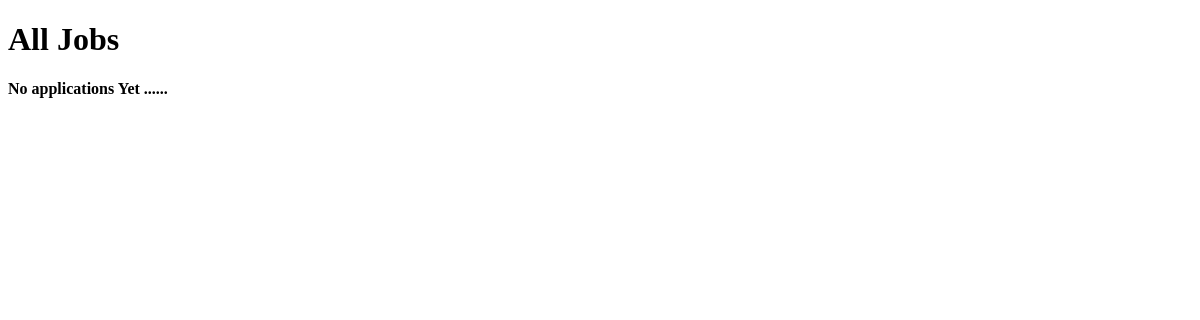
Page /js/applications/ (signed in) on the earlier database version.
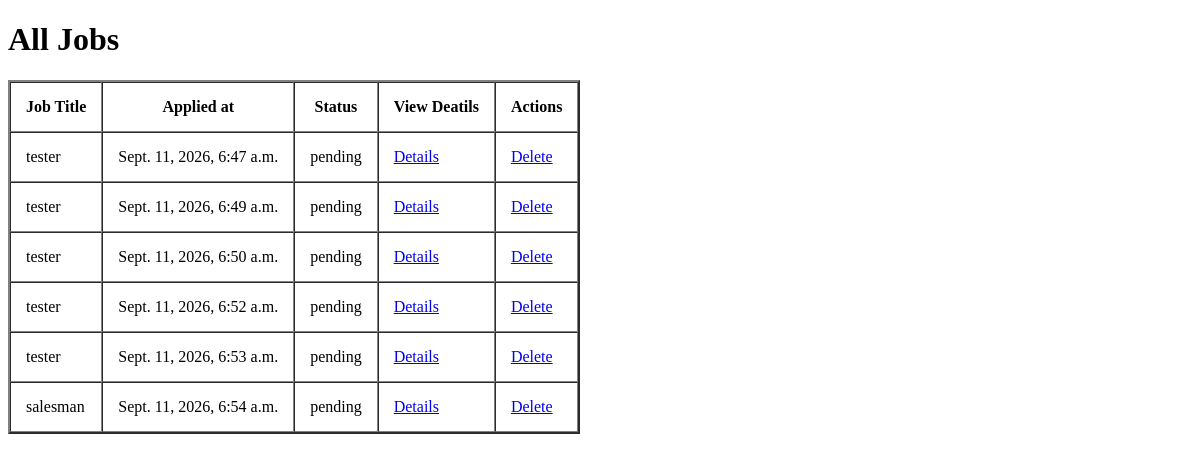
Same page on the later database version.
### recruiter/models.py (models this page shows, shortened)
class JobApplication(models.Model):
    job = models.ForeignKey(Job , on_delete=models.CASCADE , related_name="applications")
    jobseeker = models.ForeignKey(JobSeeker , on_delete=models.CASCADE , related_name="applications")
    applied_at = models.DateTimeField(auto_now_add=True)
    STATUS_CHOICES = (
        ('pending' , "Pending"),
        ("shortlisted" , "ShortListed"),
        ("rejected" , "Rejected"),
        ("selected" , "Selected")
    )
    status = models.CharField(max_length=25 , choices=STATUS_CHOICES , default="pending")

class Job(models.Model):
    JOB_TYPE_CHOICES = (
        ('full_time' , 'Full Time'),
        ('part_time' , 'Part Time'),
        ('internship' , 'Internship'),
        ('contract' , 'Contract')
    )
    job_type = models.CharField(max_length=100 , choices=JOB_TYPE_CHOICES , default='part_time')
    recruiter = models.ForeignKey(Recruiter , on_delete=models.CASCADE , related_name="jobs")
    category = models.ForeignKey(JobCategory , on_delete=models.CASCADE , related_name="jobs")
    title = models.CharField(max_length=255)
    description = models.TextField()
    salary = models.PositiveIntegerField(default=0)
    location = models.TextField()
    vacancy = models.PositiveIntegerField()
    deadline = models.DateTimeField(null=True , blank=True)
    is_active = models.BooleanField(default=True)
    skills_required = models.ManyToManyField(Skill , related_name="jobs")
    created_at = models.DateTimeField(auto_now_add=True)
    updated_at = models.DateTimeField(auto_now=True)

### jobseeker/views.py (the view)
# urls.py: path("applications/" , views.showApplications , name="applications"),
def showApplications(request):
    user_id = request.session.get('user_id' , None)
    if user_id is None :
        messages.error(request , "Login first")
        return redirect("login")
    user = AppUser.objects.get(id=user_id)
    if user.u_type != "jobseeker":
        messages.error(request , "You are not Authorized to perform this operation")
        return redirect("login")
    try :
        jobseeker = JobSeeker.objects.get(user = user)
    except:
        messages.error(request , "jobseeker not found")
        return redirect("login")
    try:
        applications  = JobApplication.objects.filter(jobseeker = jobseeker)
        return render(request , "jobseeker/applications.html" , {"applications":applications})
    except:
        return render(request , "jobseeker/applications.html")

### jobseeker/templates/jobseeker/applications.html (shortened to what this page needs)
<!DOCTYPE html>
<html lang="en">
<head>
</head>
<body>
    <h1>All Jobs</h1>
    {% if applications %}
        <table border="2px" cellspacing="0" cellpadding="15px">
            <tr>
                <th>Job Title</th>
                <th>Applied at</th>
                <th>Status</th>
                <th>View Deatils</th>
                <th>Actions</th>
            </tr>
            {% for application in applications %}
                <tr>
                    <td>{{application.job.title}}</td>
                    <td>{{application.applied_at}}</td>
                    <td>{{application.status}}</td>
                    <td><a href="{% url 'job-detail' jid=application.job.id %}">Details</a></td>
                    <td><a href="{% url 'application-delete' aid=application.id %}">Delete</a></td>
                </tr>
            {% endfor %}
        </table>
    {% else %}
        <h4>No applications Yet ......</h4>
    {% endif %}
</body>
</html>

Differences in the rows shown:
added JobApplication: job "tester", applied_at "Sept. 11, 2026, 6:47 a.m.", status "pending"
added JobApplication: job "tester", applied_at "Sept. 11, 2026, 6:49 a.m.", status "pending"
added JobApplication: job "tester", applied_at "Sept. 11, 2026, 6:50 a.m.", status "pending"
added JobApplication: job "tester", applied_at "Sept. 11, 2026, 6:52 a.m.", status "pending"
added JobApplication: job "tester", applied_at "Sept. 11, 2026, 6:53 a.m.", status "pending"
added JobApplication: job "salesman", applied_at "Sept. 11, 2026, 6:54 a.m.", status "pending"
Other differences:
text no longer shown: "No applications Yet ......"
text now shown: "Job Title Applied at Status View Deatils Actions"
